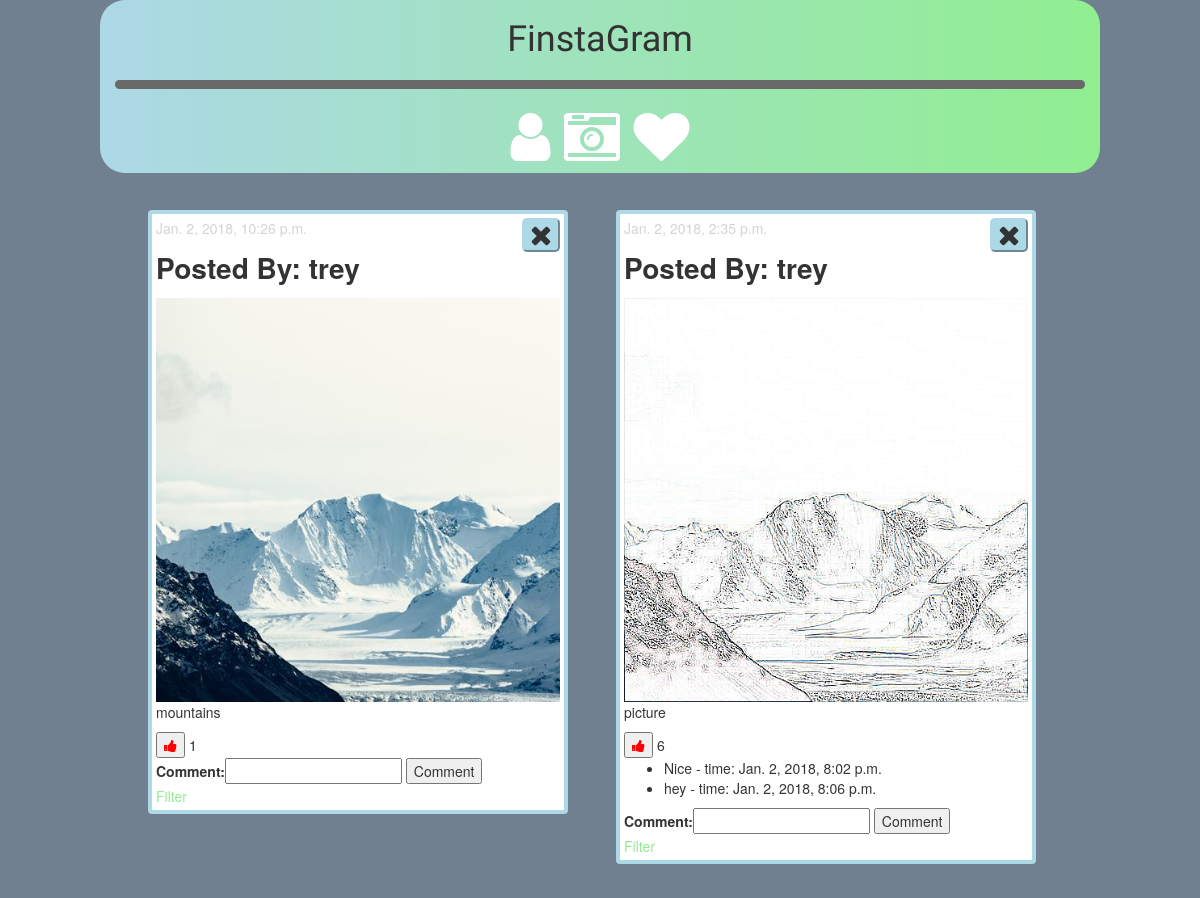
Page /feed/ on the earlier database version.
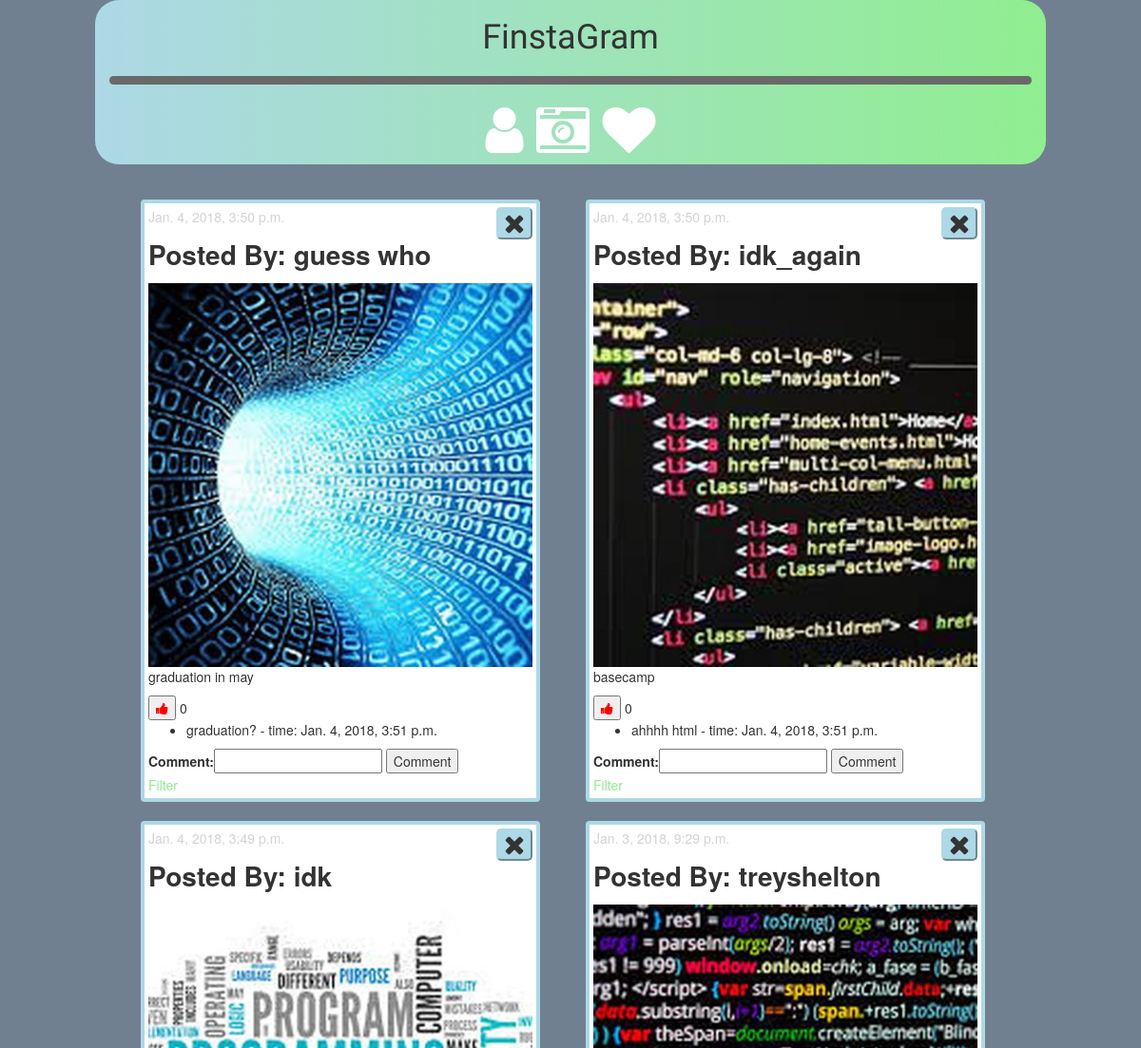
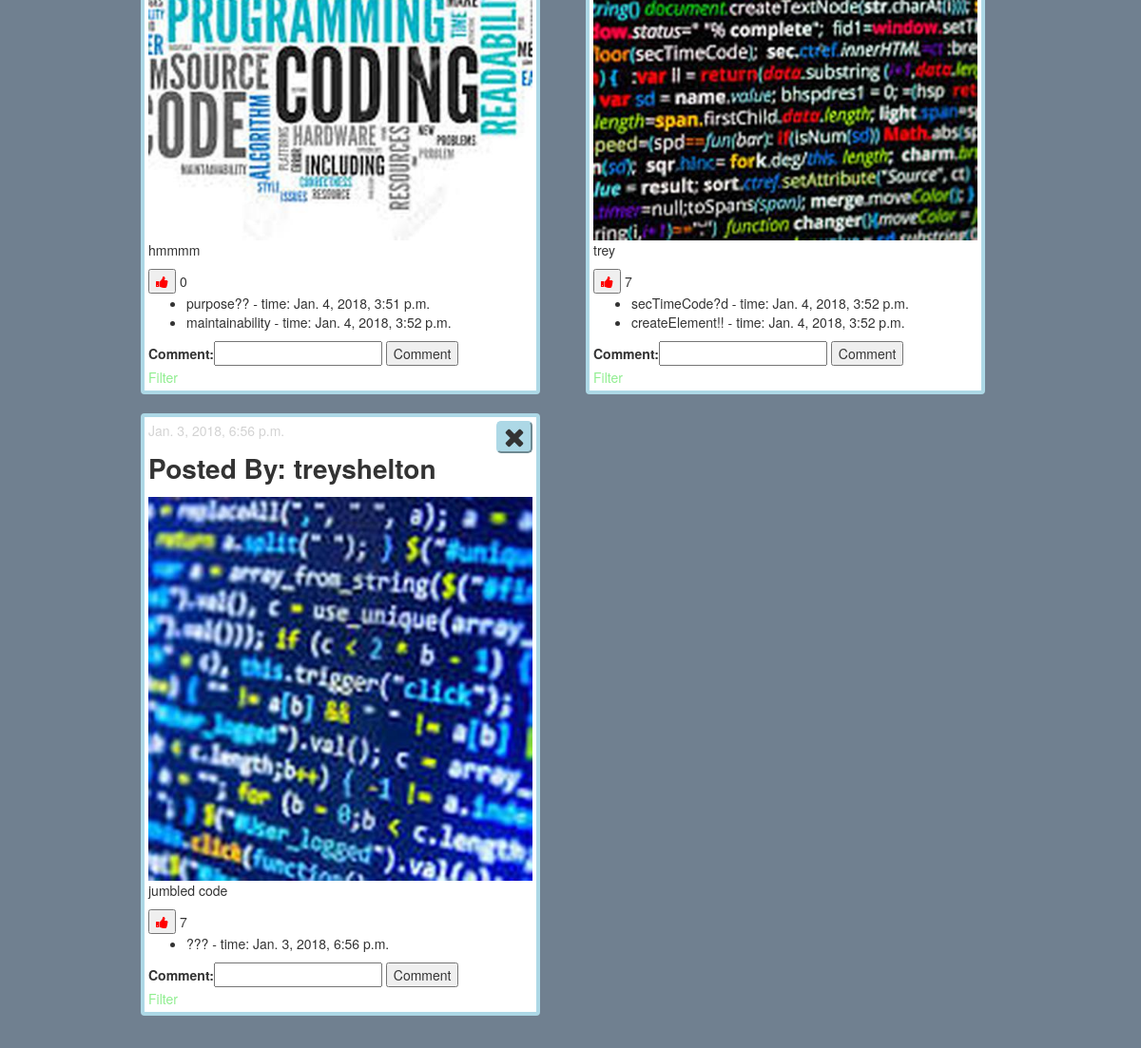
Same page on the later database version (2 pictures, top to bottom).
### app/models.py (models this page shows)
class GetImage(models.Model):
    uploaded_by = models.CharField(max_length=20, blank=True)
    image = models.ImageField(upload_to='app/static/app/images/')
    caption = models.CharField(max_length=255, blank=True)
    uploaded_at = models.DateTimeField(auto_now_add=True)
    likes = models.IntegerField(default=0)
    topic = models.ForeignKey(
        Topic, on_delete=models.SET_NULL, blank=True, null=True)
    def image_url(self):
        return self.image.url[len('app/static/'):]

class Comment(models.Model):
    comment = models.CharField(max_length=120)
    time = models.DateTimeField(auto_now_add=True)
    document = models.ForeignKey(GetImage, on_delete=models.CASCADE)

### app/views.py (the view)
# urls.py: path('feed/', views.ShowFeed.as_view(), name='feed'),
class ShowFeed(View):
    def get(self, request):
        objects = GetImage.objects.all().order_by('-uploaded_at')
        return render(request, 'app/feed.html',
                      {'objects': objects,
                       'comment_form': CommentForm()})

### app/forms.py (shortened to what this page needs)
class CommentForm(forms.Form):
    comment = forms.CharField()
    def __init__(self, document=None, *args, **kwargs):
        super().__init__(*args, **kwargs)
        self.document = document

### app/templates/app/feed.html (shortened to what this page needs)
{% extends 'app/base.html' %}
{% load static %}
{% block content %}
<div class="container">
    <div class="header">
        <div class=" col-lg-10 col-sm-6 col-lg-offset-1 col-lg-offset-3 navbar-default navbar-fixed-top">
            <h1>FinstaGram</h1>
            <hr>
            <a href="{% url 'app:upload' %}" title="all users">
                <i class="fa fa-user fa-4x" aria-hidden="true"></i>
            </a>
            <a href="{% url 'app:upload' %}" title="upload a photo">
                <i class="fa fa-camera-retro fa-4x"></i>
            </a>
            <a href="{% url 'app:mostpopular' %}" title="likes">
                <i class="fa fa-heart fa-4x" aria-hidden="true"></i>
            </a>
        </div>
    </div>
    <div class="col-lg-offset-1 col-sm-offset-2 margins">
        <div class="row">
            {% block body %}
            {% if objects %}
            {% for obj in objects %}
            <div class="col-lg-4 col-sm-8 thumbnail">
                <div class="inline">
                    <form action="{% url 'app:delete' obj.id %}" method="post" enctype="multipart/form-data">
                        <button id="delete-picture">
                            <i class="fa fa-times fa-2x" aria-hidden="true"></i>
                        </button>
                        <p id="time-posted">{{ obj.uploaded_at }}</p>
                    </form>
                    <p class="username">Posted By: {{ obj.uploaded_by }}</p>
                </div>
                <img src="{% static obj.image_url %}?t={% now 'u' %}" />
                <p>{{ obj.caption }}</p>
                <form action="{% url 'app:likes' obj.id %}" method="post" enctype="multipart/form-data">
                    <button type="submit">
                        <i class="fa fa-thumbs-up" aria-hidden="true"></i>
                    </button>
                    {{obj.likes}}
                </form>
                {% if obj.comment_set.all %}
                <ul>
                    {% for comment in obj.comment_set.all %}
                    <li>
                        {{ comment.comment }} - time: {{ comment.time }}
                    </li>
                    {% endfor %}
                </ul>
                {% endif %}
                <form action="{% url 'app:comment' obj.id %}" method="post">
                    {{ comment_form }}
                    <button type="submit">Comment</button>
                </form>
                <a id="filter-link" href="{% url 'app:filter' obj.id %}">Filter</a>
            </div>
            {% endfor %}
            {% else %}
                <h1>
                    NO PICTURES HAVE BEEN POSTED! <i class="fa fa-frown-o" aria-hidden="true"></i>
                </h1>
            {% endif %}
            {% endblock body %}
        </div>
    </div>
</div>
{% endblock %}

Differences in the rows shown:
removed GetImage: uploaded_at "Jan. 2, 2018, 10:26 p.m.", uploaded_by "trey", image (picture), caption "mountains", likes "1"
removed GetImage: uploaded_at "Jan. 2, 2018, 2:35 p.m.", uploaded_by "trey", image (picture), caption "picture", likes "6"
removed Comment: comment "Nice", time "Jan. 2, 2018, 8:02 p.m.", shown under "Jan. 2, 2018, 2:35 p.m."
removed Comment: comment "hey", time "Jan. 2, 2018, 8:06 p.m.", shown under "Jan. 2, 2018, 2:35 p.m."
added GetImage: uploaded_at "Jan. 4, 2018, 3:50 p.m.", uploaded_by "guess who", image (picture), caption "graduation in may", likes "0"
added Comment: comment "graduation?", time "Jan. 4, 2018, 3:51 p.m.", shown under "Jan. 4, 2018, 3:50 p.m."
added GetImage: uploaded_at "Jan. 4, 2018, 3:50 p.m.", uploaded_by "idk_again", image (picture), caption "basecamp", likes "0"
added Comment: comment "ahhhh html", time "Jan. 4, 2018, 3:51 p.m.", shown under "Jan. 4, 2018, 3:50 p.m."
added GetImage: uploaded_at "Jan. 4, 2018, 3:49 p.m.", uploaded_by "idk", image (picture), caption "hmmmm", likes "0"
added Comment: comment "purpose??", time "Jan. 4, 2018, 3:51 p.m.", shown under "Jan. 4, 2018, 3:49 p.m."
added Comment: comment "maintainability", time "Jan. 4, 2018, 3:52 p.m.", shown under "Jan. 4, 2018, 3:49 p.m."
added GetImage: uploaded_at "Jan. 3, 2018, 9:29 p.m.", uploaded_by "treyshelton", image (picture), caption "trey", likes "7"
added Comment: comment "secTimeCode?d", time "Jan. 4, 2018, 3:52 p.m.", shown under "Jan. 3, 2018, 9:29 p.m."
added Comment: comment "createElement!!", time "Jan. 4, 2018, 3:52 p.m.", shown under "Jan. 3, 2018, 9:29 p.m."
added GetImage: uploaded_at "Jan. 3, 2018, 6:56 p.m.", uploaded_by "treyshelton", image (picture), caption "jumbled code", likes "7"
added Comment: comment "???", time "Jan. 3, 2018, 6:56 p.m."
